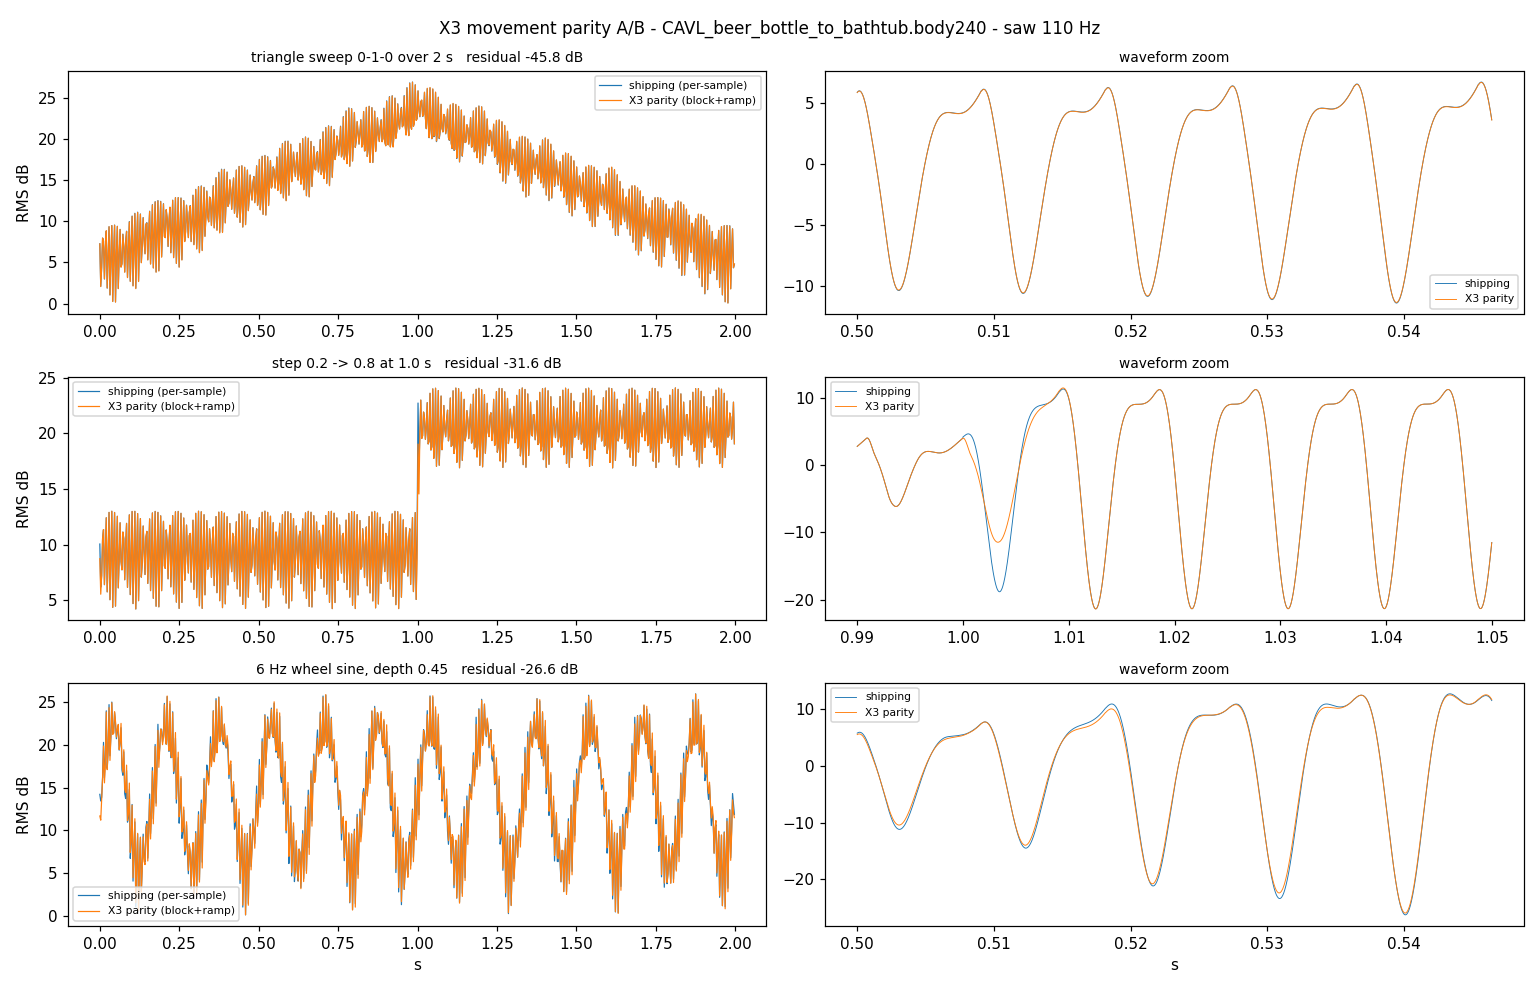

This figure's Python source:
import ctypes
import glob
import os
import sys

import numpy as np
import matplotlib

matplotlib.use("Agg")
import matplotlib.pyplot as plt

ROOT = os.path.dirname(os.path.dirname(os.path.dirname(os.path.abspath(__file__))))
DLL = os.path.join(ROOT, "target", "release", "trench_core.dll")
BODIES = os.path.join(ROOT, "filters", "bodies", "CAVL_beer_bottle_to_bathtub.body240")
SR = 44100.0
N = int(SR * 2.0)
CHUNK = 512


def bind(path):
    lib = ctypes.CDLL(path)
    lib.trench_engine_create.restype = ctypes.c_void_p
    lib.trench_engine_destroy.argtypes = [ctypes.c_void_p]
    lib.trench_engine_prepare.argtypes = [ctypes.c_void_p, ctypes.c_double]
    lib.trench_engine_load_body_bytes.argtypes = [
        ctypes.c_void_p, ctypes.POINTER(ctypes.c_uint8), ctypes.c_size_t]
    lib.trench_engine_load_body_bytes.restype = ctypes.c_int
    for name in ("set_agc_enabled", "set_dc_block_enabled", "set_saturation_enabled",
                 "set_nonlinearity_enabled", "set_key_snap", "set_input_mode",
                 "set_spatial_mode", "set_x3_movement"):
        getattr(lib, "trench_engine_" + name).argtypes = [ctypes.c_void_p, ctypes.c_int]
    lib.trench_engine_set_parameters.argtypes = [
        ctypes.c_void_p, ctypes.c_float, ctypes.c_float, ctypes.c_float,
        ctypes.c_float, ctypes.c_float]
    lib.trench_engine_set_grit.argtypes = [ctypes.c_void_p, ctypes.c_float]
    lib.trench_engine_set_input_preamp.argtypes = [ctypes.c_void_p, ctypes.c_float]
    lib.trench_engine_process_trajectory.argtypes = [
        ctypes.c_void_p, ctypes.POINTER(ctypes.c_float), ctypes.POINTER(ctypes.c_float),
        ctypes.c_int, ctypes.POINTER(ctypes.c_float), ctypes.c_double]
    return lib


def render(lib, body, source, morphs, x3):
    engine = lib.trench_engine_create()
    if not engine:
        raise RuntimeError("trench_engine_create failed")
    try:
        lib.trench_engine_prepare(engine, SR)
        raw = (ctypes.c_uint8 * len(body))(*body)
        rc = lib.trench_engine_load_body_bytes(engine, raw, len(body))
        if rc != 0:
            raise RuntimeError(f"load_body_bytes rc={rc}")
        lib.trench_engine_set_parameters(engine, 0.0, 0.0, 0.0, 0.0, 1.0)
        lib.trench_engine_set_spatial_mode(engine, 2)
        lib.trench_engine_set_key_snap(engine, 0)
        lib.trench_engine_set_input_mode(engine, 0)
        lib.trench_engine_set_grit(engine, 0.0)
        lib.trench_engine_set_input_preamp(engine, 0.0)
        lib.trench_engine_set_agc_enabled(engine, 0)
        lib.trench_engine_set_dc_block_enabled(engine, 0)
        lib.trench_engine_set_saturation_enabled(engine, 0)
        lib.trench_engine_set_nonlinearity_enabled(engine, 0)
        lib.trench_engine_set_x3_movement(engine, 1 if x3 else 0)
        out = np.empty(source.shape, dtype=np.float32)
        for off in range(0, len(source), CHUNK):
            end = min(off + CHUNK, len(source))
            left = np.array(source[off:end], dtype=np.float32, copy=True)
            right = left.copy()
            traj = np.ascontiguousarray(morphs[off:end], dtype=np.float32)
            lib.trench_engine_process_trajectory(
                engine, left.ctypes.data_as(ctypes.POINTER(ctypes.c_float)),
                right.ctypes.data_as(ctypes.POINTER(ctypes.c_float)),
                len(left), traj.ctypes.data_as(ctypes.POINTER(ctypes.c_float)), 0.0)
            out[off:end] = left
        return out
    finally:
        lib.trench_engine_destroy(engine)


def saw(n, hz):
    t = np.arange(n) / SR
    return (0.25 * (2.0 * ((t * hz) % 1.0) - 1.0)).astype(np.float32)


def env(x, hop=128):
    m = len(x) // hop
    return np.sqrt(np.mean(np.square(x[: m * hop].reshape(m, hop)), axis=1))


def main():
    bodies = sorted(glob.glob(BODIES))
    if not bodies:
        print("no shipped bodies found")
        return 2
    path = bodies[0]
    body = open(path, "rb").read()
    lib = bind(DLL)
    source = saw(N, 110.0)
    t = np.arange(N) / SR

    tri = 1.0 - np.abs(1.0 - 2.0 * (t / t[-1]))
    step = np.where(t < 1.0, 0.2, 0.8).astype(np.float32)
    fast = 0.5 + 0.45 * np.sin(2.0 * np.pi * 6.0 * t)

    scen = [("triangle sweep 0-1-0 over 2 s", tri),
            ("step 0.2 -> 0.8 at 1.0 s", step),
            ("6 Hz wheel sine, depth 0.45", fast)]

    fig, axes = plt.subplots(len(scen), 2, figsize=(14, 9))
    hop = 128
    for row, (name, morphs) in enumerate(scen):
        m = morphs.astype(np.float32)
        a = render(lib, body, source, m, x3=False)
        b = render(lib, body, source, m, x3=True)
        ea, eb = env(a, hop), env(b, hop)
        te = np.arange(len(ea)) * hop / SR
        resid = 20.0 * np.log10(
            max(np.sqrt(np.mean((a.astype(np.float64) - b.astype(np.float64)) ** 2)), 1e-30)
            / max(np.sqrt(np.mean(np.square(a.astype(np.float64)))), 1e-30))
        ax = axes[row][0]
        ax.plot(te, 20 * np.log10(np.maximum(ea, 1e-9)), lw=0.8, label="shipping (per-sample)")
        ax.plot(te, 20 * np.log10(np.maximum(eb, 1e-9)), lw=0.8, label="X3 parity (block+ramp)")
        ax.set_title(f"{name}   residual {resid:.1f} dB", fontsize=9)
        ax.set_ylabel("RMS dB")
        ax.legend(fontsize=7)
        zoom = slice(int(SR * 0.99), int(SR * 1.05)) if row == 1 else slice(int(SR * 0.5), int(SR * 0.5) + 2048)
        ax2 = axes[row][1]
        ax2.plot(t[zoom], a[zoom], lw=0.6, label="shipping")
        ax2.plot(t[zoom], b[zoom], lw=0.6, label="X3 parity")
        ax2.set_title("waveform zoom", fontsize=9)
        ax2.legend(fontsize=7)
        print(f"{name}: residual {resid:.1f} dB re shipping")
    axes[-1][0].set_xlabel("s")
    axes[-1][1].set_xlabel("s")
    fig.suptitle(f"X3 movement parity A/B - {os.path.basename(path)} - saw 110 Hz", fontsize=11)
    fig.tight_layout()
    out = os.path.join(os.path.dirname(os.path.abspath(__file__)), "movement_ab.png")
    fig.savefig(out, dpi=110)
    print("wrote", out)
    return 0


if __name__ == "__main__":
    sys.exit(main())
